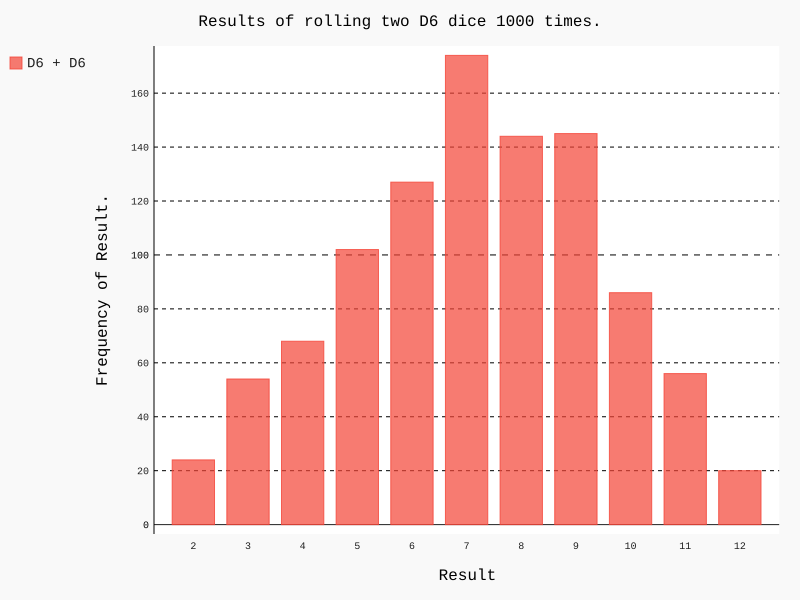

Reproduce this figure in Python.
import pygal
from die import Die

# Create two D6 dice.
die_1 = Die()
die_2 = Die()

# Make some rolls, and store results in a list.
results = []

for roll_num in range(1000):
    result = die_1.roll() + die_2.roll()
    results.append(result)

# Analyze the results.
frequencies = []
max_result = die_1.num_sides + die_2.num_sides
for value in range(2, max_result + 1):
    frequency = results.count(value)
    frequencies.append(frequency)

# Visualize the results.
hist = pygal.Bar()

hist.title = "Results of rolling two D6 dice 1000 times."
hist.x_labels = ["2", "3", "4", "5", "6", "7", "8", "9", "10", "11", "12"]
hist.x_title = "Result"
hist.y_title = "Frequency of Result."

hist.add("D6 + D6", frequencies)
hist.render_to_file("dice_visual.svg")
